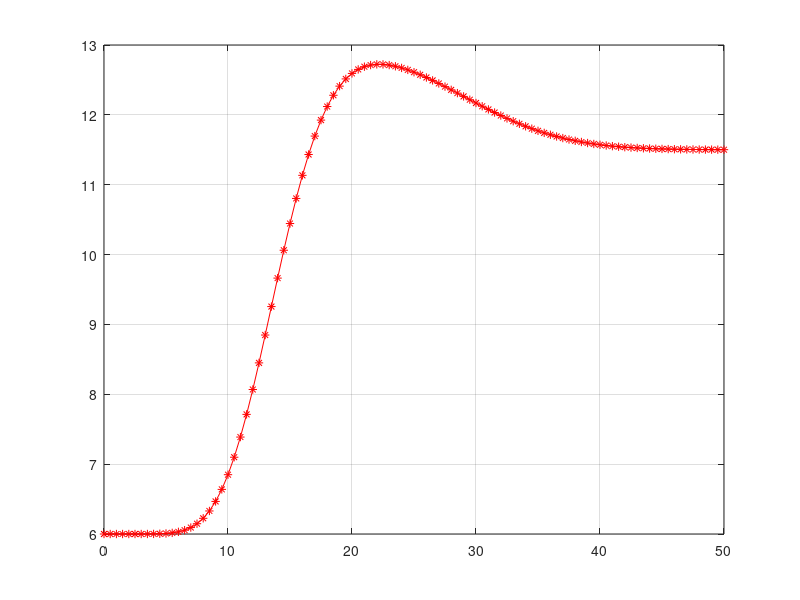

This figure's MATLAB source:
clc;
clear all;

p=2;
L=5;
snrdb=10;
SNR=10^(snrdb/10);
X=((2^(p/2))/L);
Y=((sqrt(pi))*gamma(((2*p)+1)/2))-(((gamma((p+1)/2))^2));
Z=gamma((p+1)/2)*sqrt(pi);
W=X*(Y/Z); %normalizes the equ

A=L*((gamma((p+1)/2))^2);
B=A/Y;

C=((1+SNR)^(p/2))*W;

lamda=0:0.5:50;

u=10;

for z=1:length(lamda)

%pf(z)=(gammainc(B,lamda(z)./W));

%pd(z)=(gammainc(B,lamda(z)./C));

pf(z)=(gammainc(lamda(z)./2,u,'upper'));

pd(z)=marcumq(sqrt(2*SNR),sqrt(lamda(z)),u);

pm(z)=1-pd(z);

pe=0;

pfe(z)=(pf(z)*(1-pe))+((1-pf(z))*pe);

pde(z)=(pd(z)*(1-pe))+((1-pd(z))*(pe));

M=4;
%n=M-2;
n=2;
k=1+n;
Qd=0;
Qf=0;

for l=k:1:M
Qd1(z)=Qd+(factorial(M).*(pde(z).^l)*((1-pde(z))^(M-l))/(factorial(l)*factorial(M-l)));
Qf1(z)=Qf+(factorial(M).*(pfe(z).^l)*((1-pfe(z))^(M-l))/(factorial(l)*factorial(M-l)));

Qm(z)=1-Qd1(z);

end

Qd=Qd1;
Qf=Qf1;

Cavg(z)=(11.5)+((1.5).*Qd(z))-(7*Qf(z))

end

plot(lamda,Cavg,'r-*')
% % semilogy(lamda,U,'m-*')
grid on

hold on
